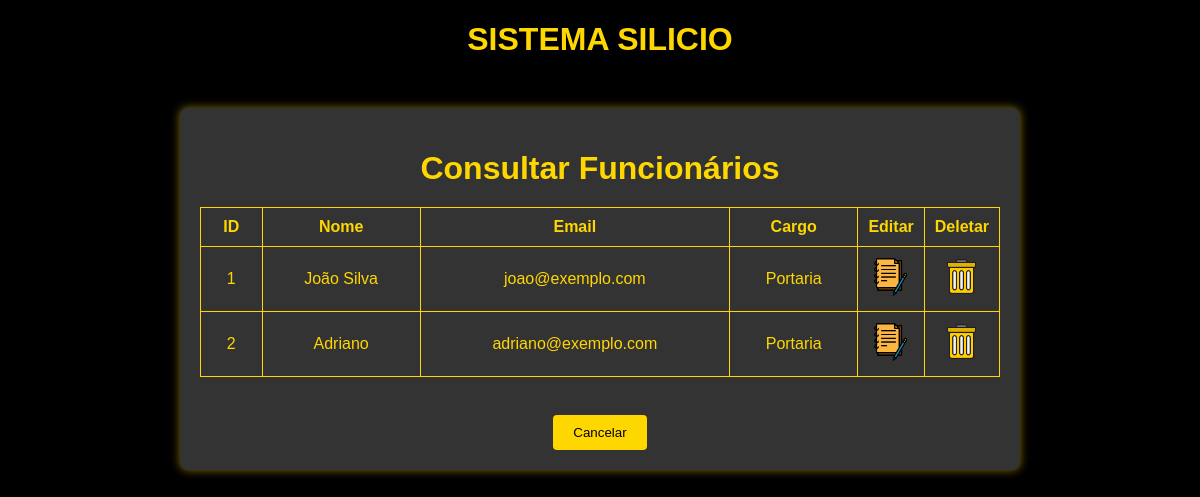
Screenshot of /Administrador/Funcionario/ConsultarFuncionarios.php with the database file from the repository.
### tables this page shows
CREATE TABLE IF NOT EXISTS funcionarios (
    id INT PRIMARY KEY AUTO_INCREMENT,
    nome VARCHAR(50) NOT NULL,
    email VARCHAR(50) UNIQUE NOT NULL,
    senha VARCHAR(255) NOT NULL,
    cargo VARCHAR(80) NOT NULL
);

### Administrador/Funcionario/ConsultarFuncionarios.php (the view, shortened to what this page needs)
<!doctype html>
<html>
<head>
    <link rel="stylesheet" href="../css/StyleConsulta.css" media="screen">
</head>
<body>
            <h1>SISTEMA SILICIO</a></h1>
    <div class="consulta">
        <div class="consultarserv">
            <h1>Consultar Funcionários</h1>
        </div>
        <table
            width="100%"
            border="1"
            bordercolor="silver"
            cellspacing="2"
            cellpadding="5"
        >
            <tr>
                <td align="center"><strong>ID</strong></td>
                <td align="center"><strong>Nome</strong></td>
                <td align="center"><strong>Email</strong></td>
                <td align="center"><strong>Cargo</strong></td>
                <td width="10"><strong>Editar</strong></td>
                <td width="10"><strong>Deletar</strong></td>
            </tr>
            <?php
            include("../db.php");
            $selecionar = mysqli_query($conn, "SELECT * FROM funcionarios");
            while ($campo = mysqli_fetch_array($selecionar)) {
                ?>
                <tr>
                    <td align="center"><?= $campo["id"] ?></td>
                    <td align="center"><?= $campo["nome"] ?></td>
                    <td align="center"><?= $campo["email"] ?></td>
                    <td align="center"><?= $campo["cargo"] ?></td>
                    <td align="center"><a href="FormEditarFuncionarios.php?editarid=<?php echo $campo['id']; ?>"><img src="../img/caderno10.png" width="40" height="40" /></a></td>
                    <td align="center"><a href="ExcluirFuncionarios.php?p=excluir&funcionario=<?php echo $campo['id']; ?>"><img src="../img/lixeira12.png" width="37" height="37" /></a></td>
                </tr>
            <?php } ?>
        </table><br>
        <a href="../index.php"><input type="button" class="botao" value="Cancelar"/></a>
    </div>
</body>
</html>

### Administrador/css/StyleConsulta.css (style rules this page uses)
body { font-family: Arial, sans-serif; background-color: #000; color: #FFD700; margin: 0; padding: 0; }
h2, h1 { color: #FFD700; text-align: center; }
.consulta { max-width: 800px; margin: 50px auto; padding: 20px; background-color: #333; color: #FFD700; box-shadow: 0 0 10px rgba(255, 215, 0, 0.5); border-radius: 8px; text-align: center; }
.consultarserv h1 { margin-bottom: 20px; }
table { width: 100%; border-collapse: collapse; }
table, th, td { border: 1px solid #FFD700; }
th, td { padding: 10px; text-align: center; }
td { background-color: #333; }
a .botao, input.botao { display: inline-block; margin-top: 20px; text-align: center; color: #000; background-color: #FFD700; padding: 10px 20px; border-radius: 4px; border: none; text-decoration: none; cursor: pointer; transition: background-color 0.3s, transform 0.2s; }

### rows the page displays
funcionarios: id "1", nome "João Silva", email "joao@exemplo.com", cargo "Portaria"
funcionarios: id "2", nome "Adriano", email "adriano@exemplo.com", cargo "Portaria"
